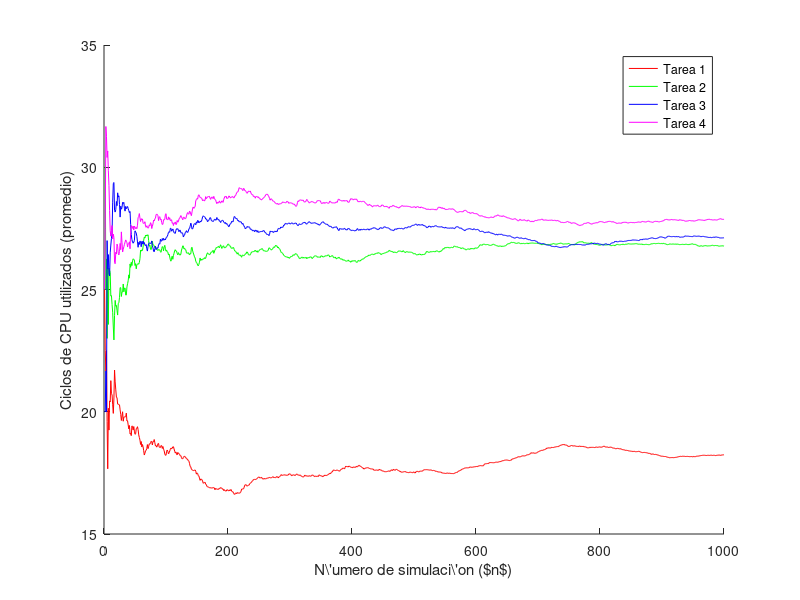

Here is the MATLAB script that generated this plot:
function grafico()

data = csvread('experimento.csv');

figure;
hold on;
plot(1:rows(data), data(:, 1), 'color', 'red');
plot(1:rows(data), data(:, 2), 'color', 'green');
plot(1:rows(data), data(:, 3), 'color', 'blue');
plot(1:rows(data), data(:, 4), 'color', 'magenta');
hold off;

legend({'Tarea 1', 'Tarea 2', 'Tarea 3', 'Tarea 4'});
legend('boxon');

xlabel('N\''umero de simulaci\''on ($n$)');
ylabel('Ciclos de CPU utilizados (promedio)');

ylim([15, 35]);

oldpwd = pwd();
print('ej10-grafico-ecuanimidad', '-S950,450', '-dtex');
cd(oldpwd);